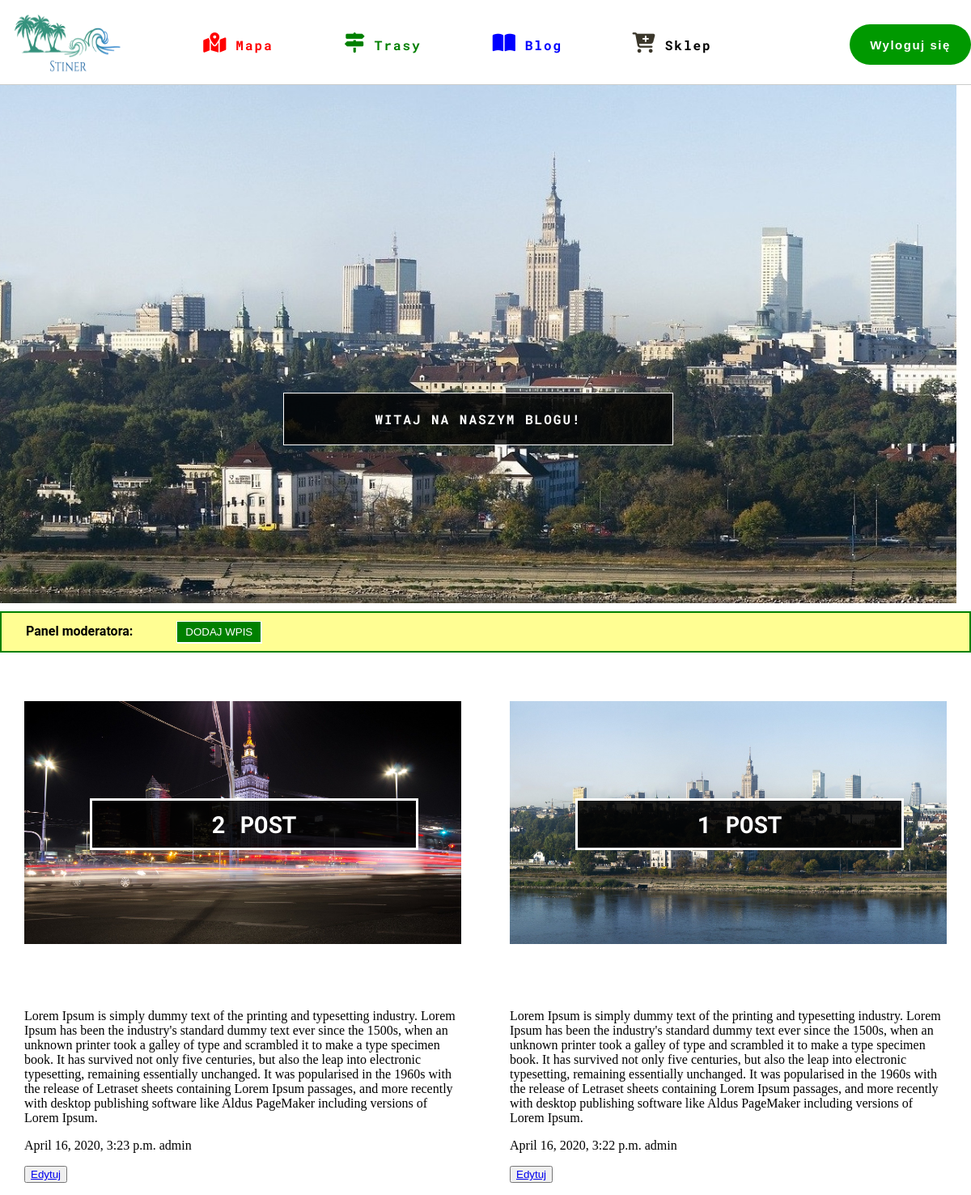
The app's page /blog/manage/ (signed in), older data.
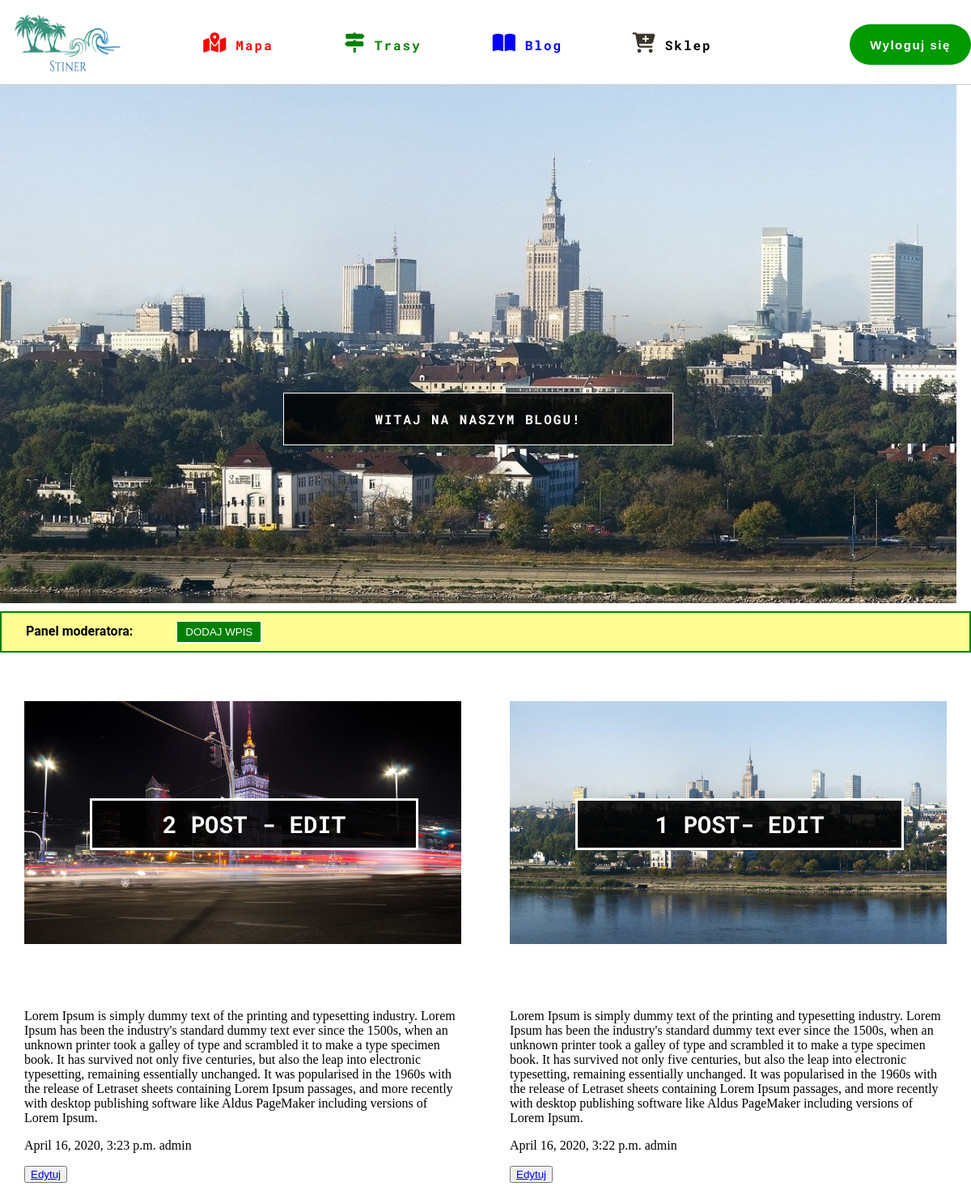
The same page, newer data.
### blog/models.py (models this page shows, shortened)
class Post(models.Model):
    STATUT_CHOICES = (
        ('draft', 'Szkic'),
        ('published', 'Opublikowany'),
    )
    owner = models.ForeignKey(User, related_name='posts_created', on_delete=models.CASCADE)
    title = models.CharField(max_length=30)
    slug = models.SlugField(max_length=250)
    image = models.ImageField(upload_to='media/img/%Y/%m%d')
    body = models.TextField()
    publish = models.DateTimeField(default=timezone.now)
    created = models.DateTimeField(auto_now_add=True)
    status = models.CharField(max_length=10, choices=STATUT_CHOICES, default='draft')
    class Meta:
        ordering = ('-publish',)

### blog/views.py (the view)
# urls.py: path('manage/',views.ManagePostListView.as_view() , name='manage_post_list'),
class ManagePostListView(PermissionRequiredMixin, ListView):
    model = Post
    permission_required = 'blog.add_post'
    template_name = 'blog/manage/posts/list.html'

### blog/templates/blog/manage/posts/list.html
{% extends "base.html" %}
{% load static %}
{% block content %}
<div class="content">
    <div class="blog_title">
        <div class="title"><p>Witaj na naszym Blogu! </p> </div>
    </div>
    <div class="panel_moderator_blog">
        <span>Panel moderatora: </span>
        <button><a href="{%url 'blog:post_create' %}">Dodaj wpis</a></button>
    </div>
    <div class="posts">
        {% for post in object_list %}
            <div class="post">
                <div class="image"><img src='{{post.image.url}}' alt=""></div>
                <div class="title"><p>{{post.title}}</p></div>
                <div class="body"><p>{{post.body}}</p></div>
                <div class="info"><p>{{post.created}} {{post.owner}}</p></div>
                {% if post.owner == request.user %}
                <button><a href="{% url 'blog:post_edit' post.id %}">Edytuj</a></button>
                {% endif %}
            </div>
        {% endfor %}
    </div>
</div>
{% endblock %}

Row changes from the older to the newer data that the page shows:
changed Post: title "2 POST" → "2 POST - EDIT"
changed Post: title "1 POST" → "1 POST- EDIT"
